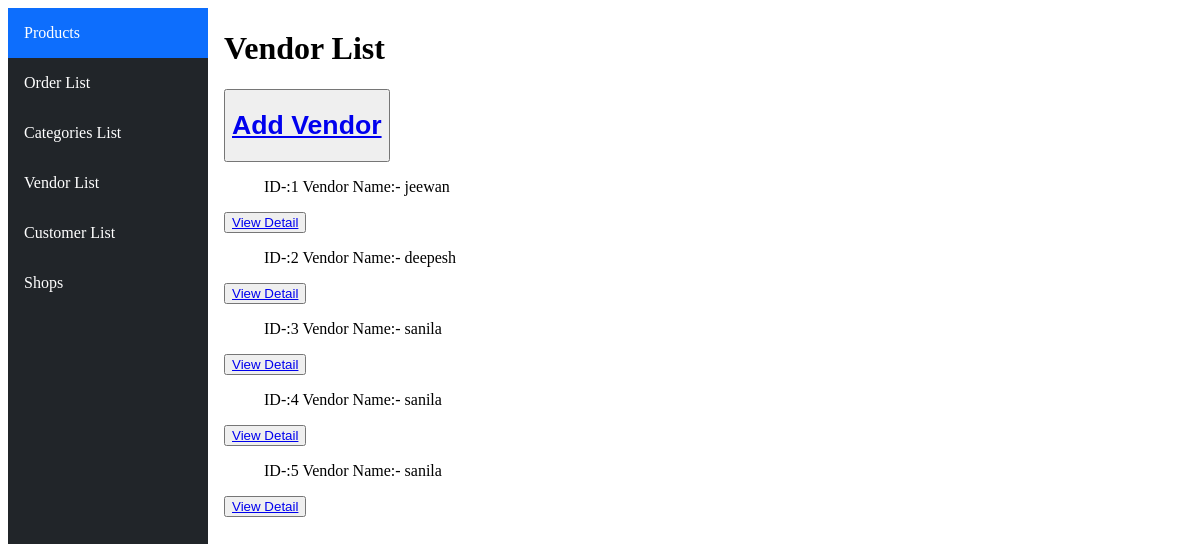
Before: /vendorlist/ with the older database file.
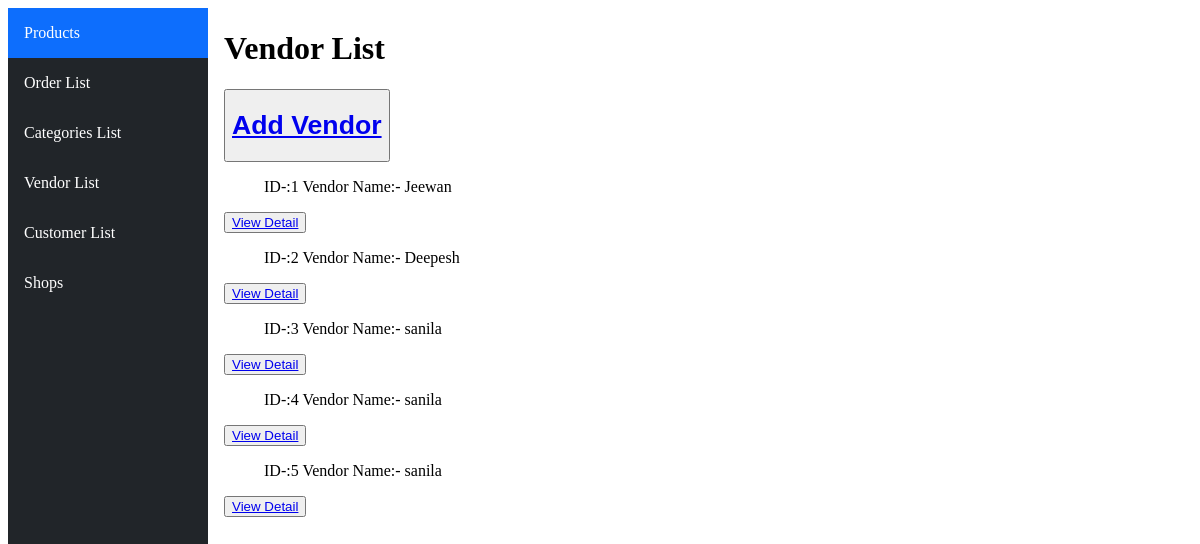
After: the same page with the newer database file.
### ecommerceApp/models.py (models this page shows, shortened)
class Vendor(models.Model):
    name=models.CharField(max_length=50)
    number=models.IntegerField()
    username=models.CharField(max_length=50)
    password=models.CharField(max_length=50)
    email=models.EmailField()

### ecommerceApp/views.py (the view)
# urls.py: path('vendorlist/',views.displayVendor,name="displayVendor"),
def displayVendor(request):
    lists=Vendor.objects.all()
    return render(request, "html/vendorList.html",{"lists":lists})

### ecommerceApp/templates/html/vendorList.html
{%extends "html/layout.html"%}
{%block body%}
<h1>Vendor List</h1>
<button> <a href="{%url 'main:add-vendor'%}"><h1>Add Vendor</h1></a></button>
{%for vendor in lists%}
    <ul>ID-:{{vendor.id}} Vendor Name:- {{vendor.name}}</ul>
    <button><a href="{%url 'main:vendor-profile' vendor.id%}">View Detail</a></button>
{%endfor%}
{%endblock%}

Changed rows visible on the page:
changed Vendor id 1: name "jeewan" → "Jeewan"
changed Vendor id 2: name "deepesh" → "Deepesh"
